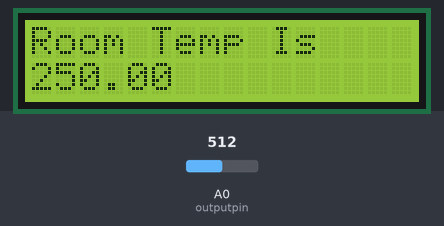
Bench run of a sketch on a simulated Arduino Uno, built with avr-gcc and run on an emulated ATmega328P. Parts: 16×2 character LCD. The test bench sets the inputs (shaded band); at power-on: A0 (outputpin) = 512. What the sketch prints to the serial monitor is not drawn.

Above: at 1.6 s.
1.7 s: A0 (outputpin) set to 716
At 3.6 s:
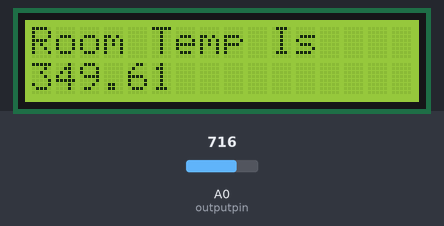
5.5 s: A0 (outputpin) set to 900
At 7.8 s:
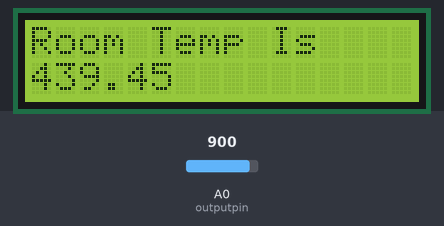
9.5 s: A0 (outputpin) set to 1023
At 11.9 s:
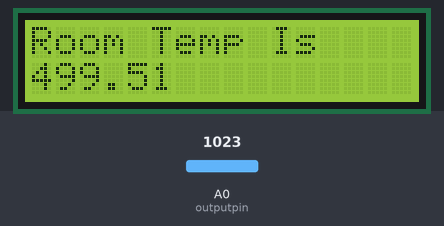
Timing chart, 0 to 13.4 s (numbered marks = the images above; inputs shaded):
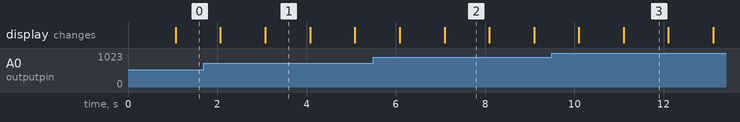

The sketch:

Temp.ino
```cpp
#include <LiquidCrystal.h> //申明1602液晶的函数库
//申明1602液晶的引脚所连接的Arduino数字端口，8线或4线数据模式，任选其一
LiquidCrystal lcd(12,11,10,9,8,7,6,5,4,3,2);   //8数据口模式连线声明
//LiquidCrystal lcd(12,11,10,5,4,3,2); //4数据口模式连线声明
int i;
int outputpin= A0;


void setup()
{
  Serial.begin(9600);
  lcd.begin(16,2);      //初始化1602液晶工作                       模式
                       //定义1602液晶显示范围为2行16列字符

}
void loop()
{
  int rawvoltage= analogRead(outputpin);
  float millivolts= (rawvoltage/1024.0) * 5000;
  float celsius= millivolts/10;
  Serial.print(celsius);
  Serial.print(" degrees Celsius");
  delay(1000);

  lcd.home();        //把光标移回左上角，即从头开始输出
  lcd.print("Room Temp Is"); //显示
  lcd.setCursor(0,1);   //把光标定位在第1行，第0列
  lcd.print(celsius);       //显示
  delay(1000);
  lcd.clear();
}//初始化已完成显示，主循环无动作
```

Measured:
- after the input at 1.7 s, the display: first differs from a run without the input after 1.4 s (image 1)
- after the input at 5.5 s, the display: first differs from a run without the input after 1.6 s (image 2)
- after the input at 9.5 s, the display: first differs from a run without the input after 1.6 s (image 3)
- what the display in image 1 shows lasts 1.0 s, from 3.1 s to 4.1 s
